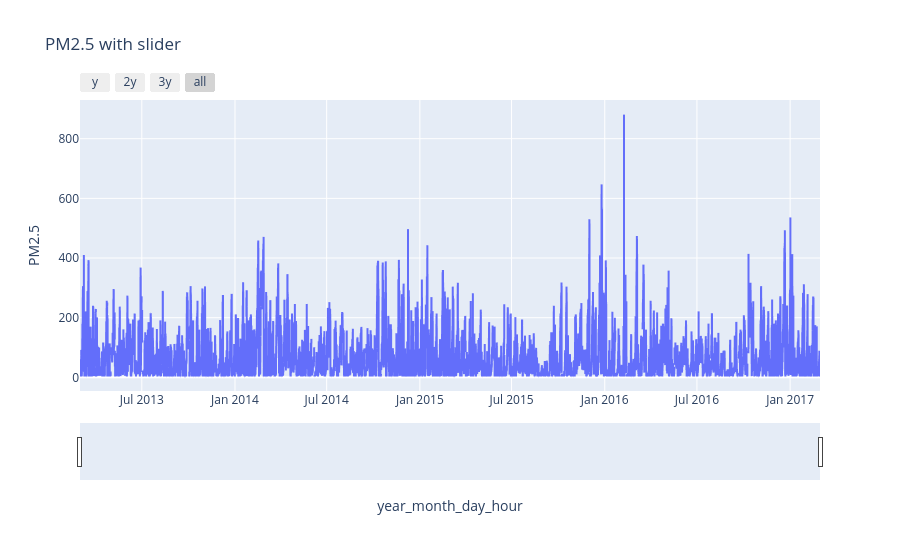

This figure's notebook cell:
### Markdown cell above
Here, using the slider we can narrow down our data and visualize it rather than creating a separate plot for each year, the month of a year, days of a month, and hourly basis. This makes the visualization even more convenient.

### Code cell
fig = px.line(
    aq_df_non_index, x="year_month_day_hour", y="PM2.5", title="PM2.5 with slider"
)

fig.update_xaxes(
    rangeslider_visible=True,
    rangeselector=dict(
        buttons=list(
            [
                dict(count=1, label="y", step="year", stepmode="backward"),
                dict(count=2, label="2y", step="year", stepmode="backward"),
                dict(count=3, label="3y", step="year", stepmode="backward"),
                dict(step="all"),
            ]
        )
    ),
)
fig.show()

### Figure 1 — Plotly figure (JSON) as saved in the notebook; plotly's stock layout.template omitted (floating-point values rounded to 4 significant figures; data arrays with more than 128 entries replaced by an {"elided": "..."} marker saying what was removed)
{"data": [{"hovertemplate": "year_month_day_hour=%{x}<br>PM2.5=%{y}<extra></extra>", "legendgroup": "", "line": {"color": "#636efa", "dash": "solid"}, "marker": {"symbol": "circle"}, "mode": "lines", "name": "", "showlegend": false, "type": "scattergl", "x": {"elided": "35064 str values"}, "xaxis": "x", "y": {"elided": "35064 float values"}, "yaxis": "y"}], "layout": {"legend": {"tracegroupgap": 0}, "title": {"text": "PM2.5 with slider"}, "xaxis": {"anchor": "y", "domain": [0, 1], "rangeselector": {"buttons": [{"count": 1, "label": "y", "step": "year", "stepmode": "backward"}, {"count": 2, "label": "2y", "step": "year", "stepmode": "backward"}, {"count": 3, "label": "3y", "step": "year", "stepmode": "backward"}, {"step": "all"}]}, "rangeslider": {"visible": true}, "title": {"text": "year_month_day_hour"}}, "yaxis": {"anchor": "x", "domain": [0, 1], "title": {"text": "PM2.5"}}}}
